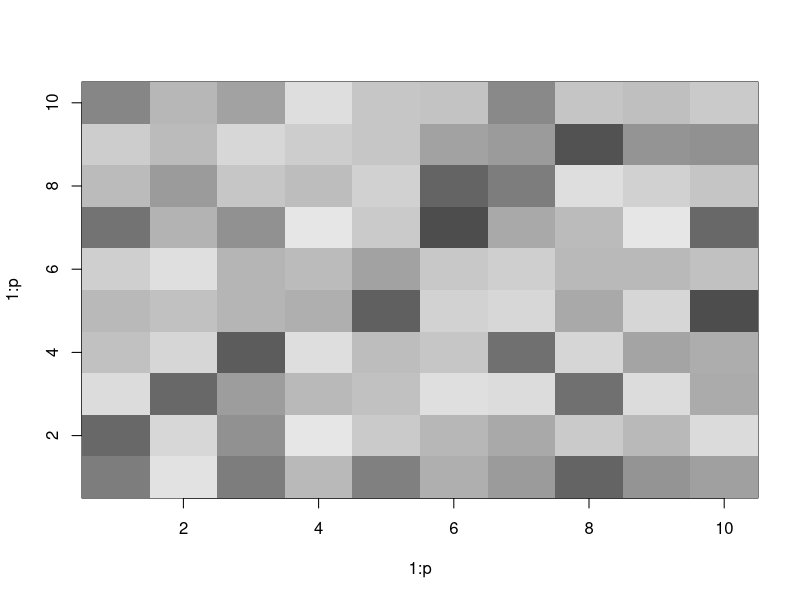

Write R code to recreate this figure.
library(TSP)


### Name: ATSP
### Title: Class ATSP - Asymmetric traveling salesperson problem
### Aliases: ATSP as.ATSP as.ATSP.dist as.ATSP.matrix n_of_cities.ATSP
###   print.ATSP labels.ATSP image.ATSP as.matrix as.matrix.ATSP
### Keywords: classes

### ** Examples

data <- matrix(runif(10^2), ncol = 10, dimnames = list(1:10, 1:10))

atsp <- ATSP(data)
atsp

## use some methods
n_of_cities(atsp)
labels(atsp)

## calculate a tour
tour <- solve_TSP(atsp, method = "nn")
tour
  
tour_length(tour)

image(atsp, tour)
